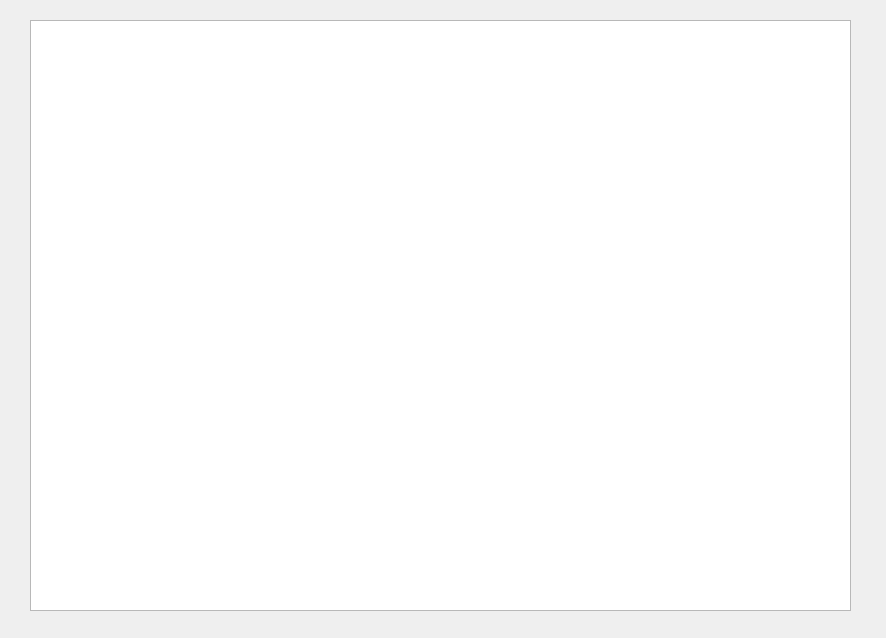
<?xml version="1.0" encoding="UTF-8"?>
<ui version="4.0">
 <class>Form</class>
 <widget class="QWidget" name="Form">
  <property name="geometry">
   <rect>
    <x>0</x>
    <y>0</y>
    <width>886</width>
    <height>638</height>
   </rect>
  </property>
  <property name="windowTitle">
   <string>Form</string>
  </property>
  <widget class="QGraphicsView" name="graphicsView">
   <property name="geometry">
    <rect>
     <x>30</x>
     <y>20</y>
     <width>821</width>
     <height>591</height>
    </rect>
   </property>
  </widget>
 </widget>
 <resources/>
 <connections/>
</ui>
